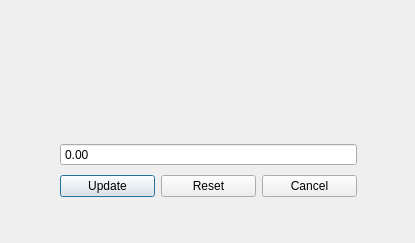
<?xml version="1.0" encoding="UTF-8"?>
<ui version="4.0">
 <class>updateFood</class>
 <widget class="QDialog" name="updateFood">
  <property name="geometry">
   <rect>
    <x>0</x>
    <y>0</y>
    <width>415</width>
    <height>243</height>
   </rect>
  </property>
  <property name="windowTitle">
   <string>Dialog</string>
  </property>
  <widget class="QLabel" name="promptLabel">
   <property name="geometry">
    <rect>
     <x>60</x>
     <y>50</y>
     <width>291</width>
     <height>71</height>
    </rect>
   </property>
   <property name="text">
    <string/>
   </property>
   <property name="alignment">
    <set>Qt::AlignCenter</set>
   </property>
  </widget>
  <widget class="QWidget" name="layoutWidget">
   <property name="geometry">
    <rect>
     <x>60</x>
     <y>140</y>
     <width>297</width>
     <height>61</height>
    </rect>
   </property>
   <layout class="QVBoxLayout" name="editGroup">
    <item>
     <widget class="QDoubleSpinBox" name="newPrice">
      <property name="buttonSymbols">
       <enum>QAbstractSpinBox::NoButtons</enum>
      </property>
      <property name="maximum">
       <double>9999999.000000000000000</double>
      </property>
     </widget>
    </item>
    <item>
     <layout class="QHBoxLayout" name="buttonGroup">
      <item>
       <widget class="QPushButton" name="confirmButton">
        <property name="text">
         <string>Update</string>
        </property>
       </widget>
      </item>
      <item>
       <widget class="QPushButton" name="resetButton">
        <property name="text">
         <string>Reset</string>
        </property>
       </widget>
      </item>
      <item>
       <widget class="QPushButton" name="cancelButton">
        <property name="text">
         <string>Cancel</string>
        </property>
       </widget>
      </item>
     </layout>
    </item>
   </layout>
  </widget>
 </widget>
 <resources/>
 <connections/>
</ui>
